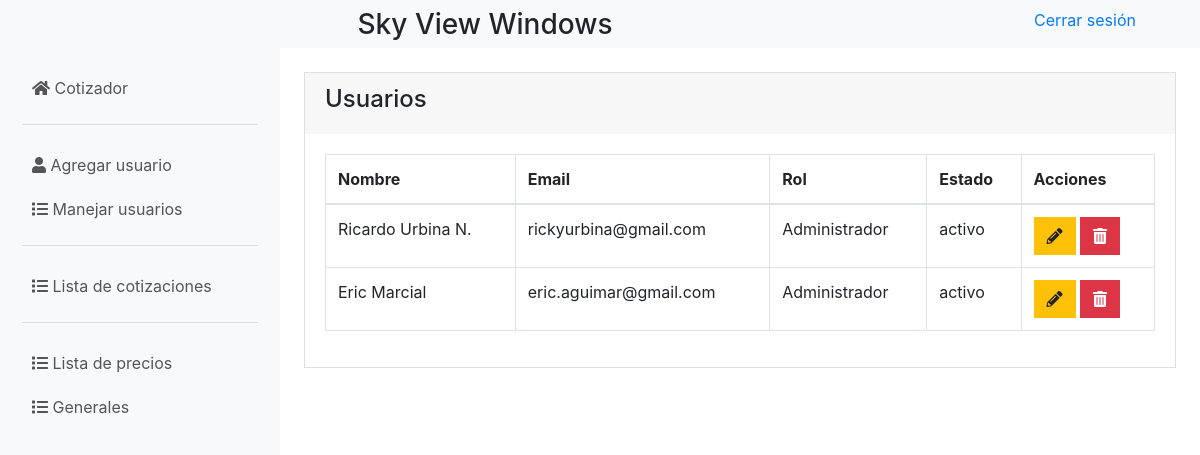
Page /inicio.php?action=lstUsuarios (signed in) on the earlier database version.
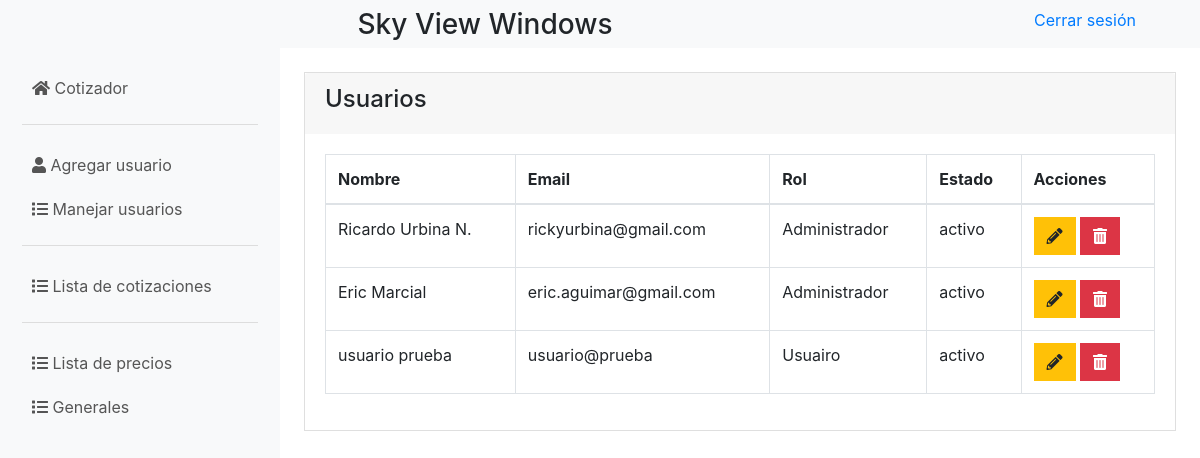
Same page on the later database version.
### tables this page shows
CREATE TABLE `usuarios` (
  `id` int(11) NOT NULL,
  `usuario` varchar(12) NOT NULL,
  `password` varchar(100) NOT NULL,
  `nombre` varchar(50) NOT NULL,
  `email` text NOT NULL,
  `rol` int(11) NOT NULL,
  `activo` varchar(1) NOT NULL
);

### models/conexion.php (called while the page is built)
<?php
class Conexion {
  public static function conectar() {
    $servername = "127.0.0.1";
    $username = "root";
    $password = "";
    $dbname = "cotizador";
    try {
      $conexion = new PDO("mysql:host=$servername;dbname=$dbname", $username, $password);
      $conexion->setAttribute(PDO::ATTR_ERRMODE, PDO::ERRMODE_EXCEPTION);
    } catch (PDOException $exception) {
      print_r($exception);
    }
    return $conexion;
  }
}

### models/modelUsuario.php (called while the page is built, shortened)
<?php
    require_once "conexion.php";
    class ModelUsuario{
        public static function mdlListarUsuarios(){
            $statement = Conexion::conectar() -> prepare("SELECT * FROM `usuarios`");
            $statement -> execute();
            return $statement -> fetchAll();
        }
    }
?>

### controllers/controllerUsuario.php (the view, shortened to what this page needs)
<?php
    class ControllerUsuario{
        public static function ctrlistarUsuarios(){
            $respuesta = ModelUsuario::mdlListarUsuarios();
            foreach ($respuesta as $row => $item){
                echo'
                    <tr>
                        <td>'.$item["nombre"].'</td>
                        <td>'. $item["email"].'</td>
                        <td>'. ($item["rol"] == 0 ? ("Administrador") : ("Usuairo")) .'</td>
                        <td>'. ($item["activo"] == "S" ? ("activo") : ("inactivo")).'</td>
                        <td>
                            <a href="inicio.php?action=uptUsuario&idEditar='.$item["id"].'"><button class="btn btn-warning"><i class="fas fa-pencil-alt"></i></button></a>
                            <a href="inicio.php?action=lstUsuarios&idBorrar='.$item["id"].'"><button class="btn btn-danger"><i class="fas fa-trash-alt"></i></button></a>
                        </td>
                    </tr>
                ';
            }
        }
    }
?>

Differences in the rows shown:
added usuarios: nombre "usuario prueba", email "usuario@prueba", rol "Usuairo", activo "activo"
